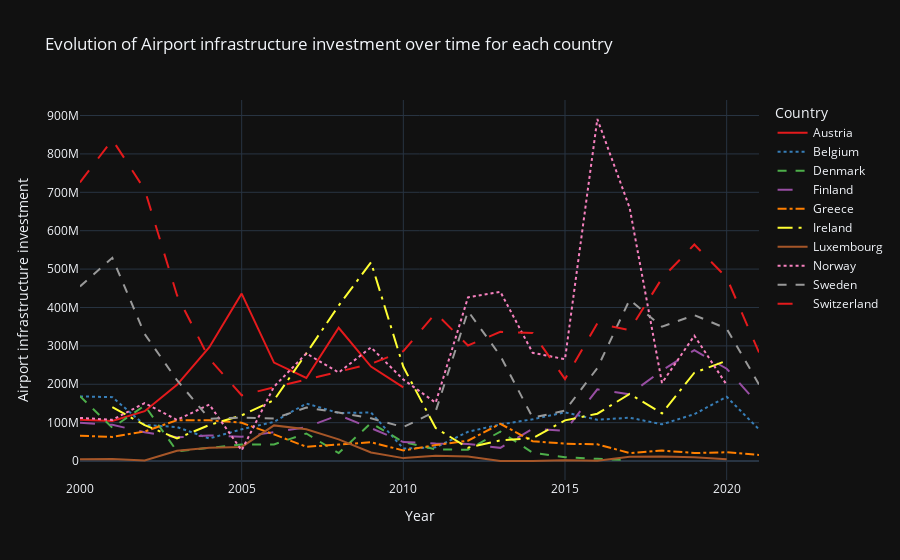

The cell this chart's notebook holds for it:
### Code cell
import plotly.express as px

# Specific variable = Airport infrastructure investment
selected_variable = 'Airport infrastructure investment'
data_variable = concatenate_date[concatenate_date['Variable'] == selected_variable]

# Set the style for Plotly Express
px.defaults.template = "plotly_dark"

# Define custom colors for each country
colors = px.colors.qualitative.Set1

# Group data by Country and Year to handle potential duplicates
grouped_data = data_variable.groupby(['Country', 'Year']).mean().reset_index()

fig = px.line(grouped_data, x='Year', y='Value', color='Country', line_dash='Country', color_discrete_sequence=colors,
              labels={'Value': selected_variable}, title=f'Evolution of {selected_variable} over time for each country')

# Show the plot
fig.show()

### Figure 1 — Plotly figure (JSON) as saved in the notebook; plotly's stock layout.template omitted (floating-point values rounded to 4 significant figures)
{"data": [{"hovertemplate": "Country=Austria<br>Year=%{x}<br>Airport infrastructure investment=%{y}<extra></extra>", "legendgroup": "Austria", "line": {"color": "rgb(228,26,28)", "dash": "solid"}, "marker": {"symbol": "circle"}, "mode": "lines", "name": "Austria", "orientation": "v", "showlegend": true, "type": "scatter", "x": [2000, 2001, 2002, 2003, 2004, 2005, 2006, 2007, 2008, 2009, 2010], "xaxis": "x", "y": [107700000.0, 104300000.0, 129900000.0, 198600000.0, 296500000.0, 436200000.0, 256600000.0, 216300000.0, 347200000.0, 246100000.0, 192100000.0], "yaxis": "y"}, {"hovertemplate": "Country=Belgium<br>Year=%{x}<br>Airport infrastructure investment=%{y}<extra></extra>", "legendgroup": "Belgium", "line": {"color": "rgb(55,126,184)", "dash": "dot"}, "marker": {"symbol": "circle"}, "mode": "lines", "name": "Belgium", "orientation": "v", "showlegend": true, "type": "scatter", "x": [2000, 2001, 2002, 2003, 2004, 2005, 2006, 2007, 2008, 2009, 2010, 2011, 2012, 2013, 2014, 2015, 2016, 2017, 2018, 2019, 2020, 2021], "xaxis": "x", "y": [168400000.0, 166500000.0, 94030000.0, 88500000.0, 58840000.0, 82770000.0, 102100000.0, 150000000.0, 125200000.0, 126500000.0, 32720000.0, 35680000.0, 76210000.0, 95580000.0, 108700000.0, 127000000, 107600000.0, 113000000.0, 95730000.0, 122100000.0, 167400000.0, 82620000.0], "yaxis": "y"}, {"hovertemplate": "Country=Denmark<br>Year=%{x}<br>Airport infrastructure investment=%{y}<extra></extra>", "legendgroup": "Denmark", "line": {"color": "rgb(77,175,74)", "dash": "dash"}, "marker": {"symbol": "circle"}, "mode": "lines", "name": "Denmark", "orientation": "v", "showlegend": true, "type": "scatter", "x": [2000, 2001, 2002, 2003, 2004, 2005, 2006, 2007, 2008, 2009, 2010, 2011, 2012, 2013, 2014, 2015, 2016, 2017], "xaxis": "x", "y": [169100000.0, 86760000.0, 144700000.0, 25320000.0, 34430000.0, 43000000.0, 43390000.0, 71810000.0, 20890000.0, 99030000.0, 49610000.0, 30680000.0, 29490000.0, 76810000.0, 21880000.0, 9921000.0, 5763000.0, 2663000.0], "yaxis": "y"}, {"hovertemplate": "Country=Finland<br>Year=%{x}<br>Airport infrastructure investment=%{y}<extra></extra>", "legendgroup": "Finland", "line": {"color": "rgb(152,78,163)", "dash": "longdash"}, "marker": {"symbol": "circle"}, "mode": "lines", "name": "Finland", "orientation": "v", "showlegend": true, "type": "scatter", "x": [2000, 2001, 2002, 2003, 2004, 2005, 2006, 2007, 2008, 2009, 2010, 2011, 2012, 2013, 2014, 2015, 2016, 2017, 2018, 2019, 2020, 2021], "xaxis": "x", "y": [99900000.0, 94490000.0, 75070000.0, 61940000.0, 66770000.0, 63530000.0, 75120000.0, 88420000.0, 119600000.0, 85890000.0, 49540500, 45710000.0, 44530000.0, 34420000.0, 84060000.0, 78866994, 186900000.0, 173900000.0, 236200000.0, 288700000.0, 240500000.0, 145900000.0], "yaxis": "y"}, {"hovertemplate": "Country=Greece<br>Year=%{x}<br>Airport infrastructure investment=%{y}<extra></extra>", "legendgroup": "Greece", "line": {"color": "rgb(255,127,0)", "dash": "dashdot"}, "marker": {"symbol": "circle"}, "mode": "lines", "name": "Greece", "orientation": "v", "showlegend": true, "type": "scatter", "x": [2000, 2001, 2002, 2003, 2004, 2005, 2006, 2007, 2008, 2009, 2010, 2011, 2012, 2013, 2014, 2015, 2016, 2017, 2018, 2019, 2020, 2021], "xaxis": "x", "y": [65820000.0, 62890000.0, 76920000.0, 106400000.0, 106600000.0, 99780000.0, 69470000.0, 37220000.0, 43060000.0, 48940000.0, 27750000.0, 41640000.0, 53150000.0, 97100000.0, 51680000.0, 45340000.0, 43590000.0, 20960000.0, 27440000.0, 20850000.0, 22780000.0, 16010000.0], "yaxis": "y"}, {"hovertemplate": "Country=Ireland<br>Year=%{x}<br>Airport infrastructure investment=%{y}<extra></extra>", "legendgroup": "Ireland", "line": {"color": "rgb(255,255,51)", "dash": "longdashdot"}, "marker": {"symbol": "circle"}, "mode": "lines", "name": "Ireland", "orientation": "v", "showlegend": true, "type": "scatter", "x": [2001, 2002, 2003, 2004, 2005, 2006, 2007, 2008, 2009, 2010, 2011, 2012, 2013, 2014, 2015, 2016, 2017, 2018, 2019, 2020], "xaxis": "x", "y": [140400000.0, 93800000.0, 58950000.0, 93800000.0, 118988100, 158600000.0, 280400000.0, 404900000.0, 517700000.0, 245430000, 85980000.0, 34900000.0, 54020000.0, 59530000.0, 106000000, 123400000.0, 174900000.0, 124200000.0, 230100000.0, 261500000.0], "yaxis": "y"}, {"hovertemplate": "Country=Luxembourg<br>Year=%{x}<br>Airport infrastructure investment=%{y}<extra></extra>", "legendgroup": "Luxembourg", "line": {"color": "rgb(166,86,40)", "dash": "solid"}, "marker": {"symbol": "circle"}, "mode": "lines", "name": "Luxembourg", "orientation": "v", "showlegend": true, "type": "scatter", "x": [2000, 2001, 2002, 2003, 2004, 2005, 2006, 2007, 2008, 2009, 2010, 2011, 2012, 2013, 2014, 2015, 2016, 2017, 2018, 2019, 2020], "xaxis": "x", "y": [4636000.0, 5538000.0, 1536000.0, 26850000.0, 34520000.0, 36920000.0, 92900000.0, 82990000.0, 56490000.0, 22530000.0, 7715000.0, 13850000.0, 11800000.0, 180500.0, 470500.0, 1863808, 1072000.0, 11040000.0, 12010000.0, 9730000.0, 4513000.0], "yaxis": "y"}, {"hovertemplate": "Country=Norway<br>Year=%{x}<br>Airport infrastructure investment=%{y}<extra></extra>", "legendgroup": "Norway", "line": {"color": "rgb(247,129,191)", "dash": "dot"}, "marker": {"symbol": "circle"}, "mode": "lines", "name": "Norway", "orientation": "v", "showlegend": true, "type": "scatter", "x": [2000, 2001, 2002, 2003, 2004, 2005, 2006, 2007, 2008, 2009, 2010, 2011, 2012, 2013, 2014, 2015, 2016, 2017, 2018, 2019, 2020], "xaxis": "x", "y": [112500000.0, 107300000.0, 151100000.0, 107200000.0, 147200000.0, 27860000.0, 193800000.0, 280300000.0, 230600000.0, 296100000.0, 212300000.0, 152000000.0, 426400000.0, 441000000.0, 282000000.0, 265300000.0, 890900000.0, 659400000.0, 203400000.0, 326500000.0, 198600000.0], "yaxis": "y"}, {"hovertemplate": "Country=Sweden<br>Year=%{x}<br>Airport infrastructure investment=%{y}<extra></extra>", "legendgroup": "Sweden", "line": {"color": "rgb(153,153,153)", "dash": "dash"}, "marker": {"symbol": "circle"}, "mode": "lines", "name": "Sweden", "orientation": "v", "showlegend": true, "type": "scatter", "x": [2000, 2001, 2002, 2003, 2004, 2005, 2006, 2007, 2008, 2009, 2010, 2011, 2012, 2013, 2014, 2015, 2016, 2017, 2018, 2019, 2020, 2021], "xaxis": "x", "y": [454900000.0, 529300000.0, 331000000.0, 210600000.0, 110200000.0, 113300000.0, 110800000.0, 139400000.0, 126300000.0, 111400000.0, 88390000.0, 129500000.0, 390500000.0, 274300000.0, 113000000.0, 131300000.0, 242200000.0, 420300000.0, 350000000.0, 380200000.0, 344800000.0, 199700000.0], "yaxis": "y"}, {"hovertemplate": "Country=Switzerland<br>Year=%{x}<br>Airport infrastructure investment=%{y}<extra></extra>", "legendgroup": "Switzerland", "line": {"color": "rgb(228,26,28)", "dash": "longdash"}, "marker": {"symbol": "circle"}, "mode": "lines", "name": "Switzerland", "orientation": "v", "showlegend": true, "type": "scatter", "x": [2000, 2001, 2002, 2003, 2004, 2005, 2009, 2010, 2011, 2012, 2013, 2014, 2015, 2016, 2017, 2018, 2019, 2020, 2021], "xaxis": "x", "y": [725800000.0, 837000000.0, 707100000.0, 432000000.0, 266200000.0, 171400000.0, 253300000.0, 286300000.0, 385400000.0, 300900000.0, 336700000.0, 333400000.0, 213600000.0, 358400000.0, 341100000.0, 476200000.0, 563900000.0, 477800000.0, 282900000.0], "yaxis": "y"}], "layout": {"legend": {"title": {"text": "Country"}, "tracegroupgap": 0}, "title": {"text": "Evolution of Airport infrastructure investment over time for each country"}, "xaxis": {"anchor": "y", "domain": [0, 1], "title": {"text": "Year"}}, "yaxis": {"anchor": "x", "domain": [0, 1], "title": {"text": "Airport infrastructure investment"}}}}
